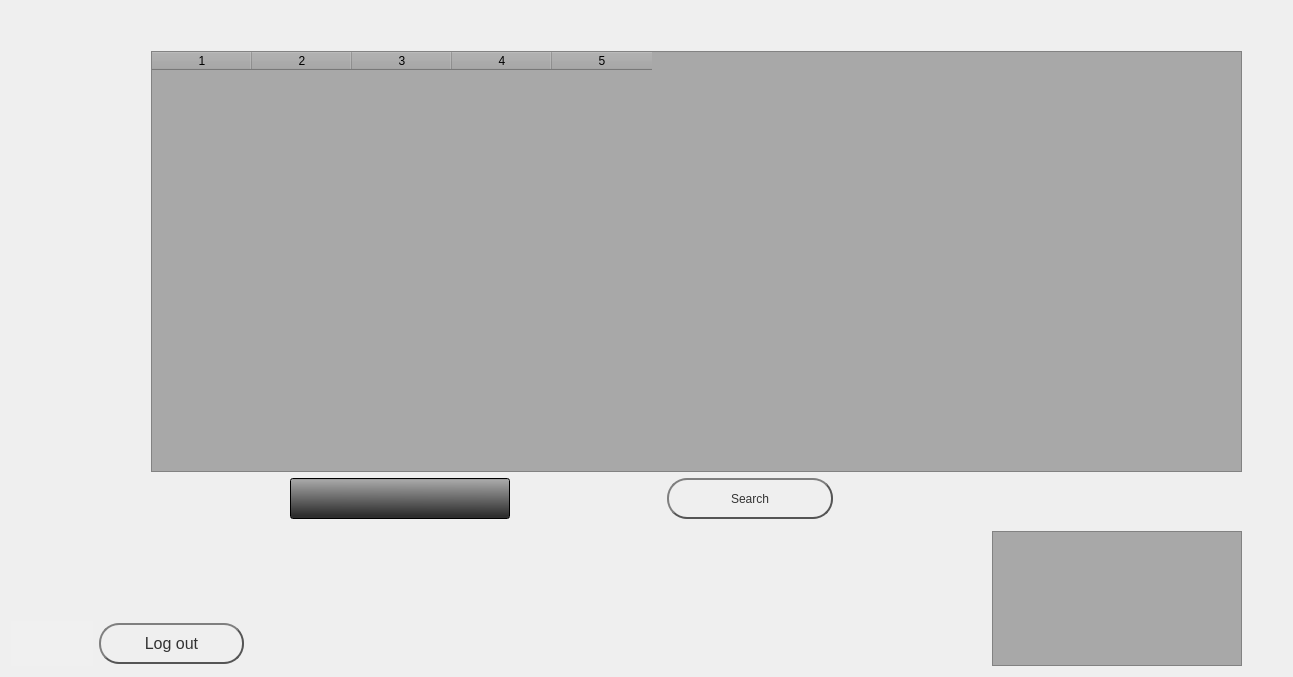
     <widget class="QWidget" name="U_Capavity">
      <attribute name="title">
       <string>Capacity</string>
      </attribute>
      <layout class="QHBoxLayout" name="horizontalLayout_4">
       <item>
        <layout class="QGridLayout" name="U_capacity_lay">
         <item row="4" column="5">
          <spacer name="horizontalSpacer_17">
           <property name="orientation">
            <enum>Qt::Horizontal</enum>
           </property>
           <property name="sizeHint" stdset="0">
            <size>
             <width>40</width>
             <height>20</height>
            </size>
           </property>
          </spacer>
         </item>
         <item row="4" column="2">
          <spacer name="horizontalSpacer_15">
           <property name="orientation">
            <enum>Qt::Horizontal</enum>
           </property>
           <property name="sizeHint" stdset="0">
            <size>
             <width>40</width>
             <height>20</height>
            </size>
           </property>
          </spacer>
         </item>
         <item row="4" column="3">
          <spacer name="verticalSpacer_29">
           <property name="orientation">
            <enum>Qt::Vertical</enum>
           </property>
           <property name="sizeHint" stdset="0">
            <size>
             <width>20</width>
             <height>40</height>
            </size>
           </property>
          </spacer>
         </item>
         <item row="3" column="0" rowspan="2" colspan="2">
          <layout class="QGridLayout" name="Cap_logo_lay">
           <item row="1" column="2">
            <spacer name="horizontalSpacer_16">
             <property name="orientation">
              <enum>Qt::Horizontal</enum>
             </property>
             <property name="sizeHint" stdset="0">
              <size>
               <width>40</width>
               <height>20</height>
              </size>
             </property>
            </spacer>
           </item>
           <item row="3" column="0">
            <widget class="QLabel" name="Logo_cap">
             <property name="minimumSize">
              <size>
               <width>82</width>
               <height>45</height>
              </size>
             </property>
             <property name="styleSheet">
              <string notr="true">background-color: rgba(255, 255, 255, 10);
image: url(:/newPrefix/images/backgrounds/PsLYIQ01.svg);</string>
             </property>
             <property name="text">
              <string>&lt;html&gt;&lt;head/&gt;&lt;body&gt;&lt;p align=&quot;center&quot;&gt;&lt;br/&gt;&lt;/p&gt;&lt;/body&gt;&lt;/html&gt;</string>
             </property>
            </widget>
           </item>
           <item row="2" column="0">
            <spacer name="verticalSpacer_23">
             <property name="orientation">
              <enum>Qt::Vertical</enum>
             </property>
             <property name="sizeHint" stdset="0">
              <size>
               <width>20</width>
               <height>40</height>
              </size>
             </property>
            </spacer>
           </item>
           <item row="3" column="1">
            <widget class="QPushButton" name="Log_out_but_cap">
             <property name="minimumSize">
              <size>
               <width>145</width>
               <height>41</height>
              </size>
             </property>
             <property name="maximumSize">
              <size>
               <width>145</width>
               <height>41</height>
              </size>
             </property>
             <property name="font">
              <font>
               <family>MS Shell Dlg 2</family>
               <pointsize>12</pointsize>
               <weight>50</weight>
               <italic>false</italic>
               <bold>false</bold>
              </font>
             </property>
             <property name="styleSheet">
              <string notr="true">QPushButton {
color: #333;
border: 2px solid #555;
border-radius: 20px;
border-style: outset;
font: 12pt &quot;MS Shell Dlg 2&quot;;
min-width:131px;
max-width:131px;
background: qradialgradient(
cx: 0.3, cy: -0.4, fx: 0.3, fy: -0.4,
radius: 1.35, stop: 0 #fff, stop: 1 #888
);
padding: 5px;
}

QPushButton:hover {
background: qradialgradient(
cx: 0.3, cy: -0.4, fx: 0.3, fy: -0.4,
radius: 1.35, stop: 0 #fff, stop: 1 #bbb
);
}

QPushButton:pressed {
border-style: inset;
background: qradialgradient(
cx: 0.4, cy: -0.1, fx: 0.4, fy: -0.1,
radius: 1.35, stop: 0 #fff, stop: 1 #ddd
);
}</string>
             </property>
             <property name="text">
              <string>Log out</string>
             </property>
            </widget>
           </item>
           <item row="1" column="1">
            <spacer name="verticalSpacer_22">
             <property name="orientation">
              <enum>Qt::Vertical</enum>
             </property>
             <property name="sizeHint" stdset="0">
              <size>
               <width>20</width>
               <height>40</height>
              </size>
             </property>
            </spacer>
           </item>
          </layout>
         </item>
         <item row="4" column="4">
          <spacer name="verticalSpacer_31">
           <property name="orientation">
            <enum>Qt::Vertical</enum>
           </property>
           <property name="sizeHint" stdset="0">
            <size>
             <width>20</width>
             <height>40</height>
            </size>
           </property>
          </spacer>
         </item>
         <item row="2" column="2">
          <widget class="QLineEdit" name="Search_ed_cap">
           <property name="minimumSize">
            <size>
             <width>220</width>
             <height>41</height>
            </size>
           </property>
           <property name="maximumSize">
            <size>
             <width>220</width>
             <height>41</height>
            </size>
           </property>
           <property name="palette">
            <palette>
             <active>
              <colorrole role="Button">
               <brush brushstyle="LinearGradientPattern">
                <gradient startx="0.482198000000000" starty="0.971000000000000" endx="0.497000000000000" endy="0.023000000000000" type="LinearGradient" spread="PadSpread" coordinatemode="ObjectBoundingMode">
                 <gradientstop position="0.033898300000000">
                  <color alpha="255">
                   <red>46</red>
                   <green>46</green>
                   <blue>46</blue>
                  </color>
                 </gradientstop>
                 <gradientstop position="1.000000000000000">
                  <color alpha="255">
                   <red>168</red>
                   <green>168</green>
                   <blue>168</blue>
                  </color>
                 </gradientstop>
                </gradient>
               </brush>
              </colorrole>
              <colorrole role="Base">
               <brush brushstyle="LinearGradientPattern">
                <gradient startx="0.482198000000000" starty="0.971000000000000" endx="0.497000000000000" endy="0.023000000000000" type="LinearGradient" spread="PadSpread" coordinatemode="ObjectBoundingMode">
                 <gradientstop position="0.033898300000000">
                  <color alpha="255">
                   <red>46</red>
                   <green>46</green>
                   <blue>46</blue>
                  </color>
                 </gradientstop>
                 <gradientstop position="1.000000000000000">
                  <color alpha="255">
                   <red>168</red>
                   <green>168</green>
                   <blue>168</blue>
                  </color>
                 </gradientstop>
                </gradient>
               </brush>
              </colorrole>
              <colorrole role="Window">
               <brush brushstyle="LinearGradientPattern">
                <gradient startx="0.482198000000000" starty="0.971000000000000" endx="0.497000000000000" endy="0.023000000000000" type="LinearGradient" spread="PadSpread" coordinatemode="ObjectBoundingMode">
                 <gradientstop position="0.033898300000000">
                  <color alpha="255">
                   <red>46</red>
                   <green>46</green>
                   <blue>46</blue>
                  </color>
                 </gradientstop>
                 <gradientstop position="1.000000000000000">
                  <color alpha="255">
                   <red>168</red>
                   <green>168</green>
                   <blue>168</blue>
                  </color>
                 </gradientstop>
                </gradient>
               </brush>
              </colorrole>
             </active>
             <inactive>
              <colorrole role="Button">
               <brush brushstyle="LinearGradientPattern">
                <gradient startx="0.482198000000000" starty="0.971000000000000" endx="0.497000000000000" endy="0.023000000000000" type="LinearGradient" spread="PadSpread" coordinatemode="ObjectBoundingMode">
                 <gradientstop position="0.033898300000000">
                  <color alpha="255">
                   <red>46</red>
                   <green>46</green>
                   <blue>46</blue>
                  </color>
                 </gradientstop>
                 <gradientstop position="1.000000000000000">
                  <color alpha="255">
                   <red>168</red>
                   <green>168</green>
                   <blue>168</blue>
                  </color>
                 </gradientstop>
                </gradient>
               </brush>
              </colorrole>
              <colorrole role="Base">
               <brush brushstyle="LinearGradientPattern">
                <gradient startx="0.482198000000000" starty="0.971000000000000" endx="0.497000000000000" endy="0.023000000000000" type="LinearGradient" spread="PadSpread" coordinatemode="ObjectBoundingMode">
                 <gradientstop position="0.033898300000000">
                  <color alpha="255">
                   <red>46</red>
                   <green>46</green>
                   <blue>46</blue>
                  </color>
                 </gradientstop>
                 <gradientstop position="1.000000000000000">
                  <color alpha="255">
                   <red>168</red>
                   <green>168</green>
                   <blue>168</blue>
                  </color>
                 </gradientstop>
                </gradient>
               </brush>
              </colorrole>
              <colorrole role="Window">
               <brush brushstyle="LinearGradientPattern">
                <gradient startx="0.482198000000000" starty="0.971000000000000" endx="0.497000000000000" endy="0.023000000000000" type="LinearGradient" spread="PadSpread" coordinatemode="ObjectBoundingMode">
                 <gradientstop position="0.033898300000000">
                  <color alpha="255">
                   <red>46</red>
                   <green>46</green>
                   <blue>46</blue>
                  </color>
                 </gradientstop>
                 <gradientstop position="1.000000000000000">
                  <color alpha="255">
                   <red>168</red>
                   <green>168</green>
                   <blue>168</blue>
                  </color>
                 </gradientstop>
                </gradient>
               </brush>
              </colorrole>
             </inactive>
             <disabled>
              <colorrole role="Button">
               <brush brushstyle="LinearGradientPattern">
                <gradient startx="0.482198000000000" starty="0.971000000000000" endx="0.497000000000000" endy="0.023000000000000" type="LinearGradient" spread="PadSpread" coordinatemode="ObjectBoundingMode">
                 <gradientstop position="0.033898300000000">
                  <color alpha="255">
                   <red>46</red>
                   <green>46</green>
                   <blue>46</blue>
                  </color>
                 </gradientstop>
                 <gradientstop position="1.000000000000000">
                  <color alpha="255">
                   <red>168</red>
                   <green>168</green>
                   <blue>168</blue>
                  </color>
                 </gradientstop>
                </gradient>
               </brush>
              </colorrole>
              <colorrole role="Base">
               <brush brushstyle="LinearGradientPattern">
                <gradient startx="0.482198000000000" starty="0.971000000000000" endx="0.497000000000000" endy="0.023000000000000" type="LinearGradient" spread="PadSpread" coordinatemode="ObjectBoundingMode">
                 <gradientstop position="0.033898300000000">
                  <color alpha="255">
                   <red>46</red>
                   <green>46</green>
                   <blue>46</blue>
                  </color>
                 </gradientstop>
                 <gradientstop position="1.000000000000000">
                  <color alpha="255">
                   <red>168</red>
                   <green>168</green>
                   <blue>168</blue>
                  </color>
                 </gradientstop>
                </gradient>
               </brush>
              </colorrole>
              <colorrole role="Window">
               <brush brushstyle="LinearGradientPattern">
                <gradient startx="0.482198000000000" starty="0.971000000000000" endx="0.497000000000000" endy="0.023000000000000" type="LinearGradient" spread="PadSpread" coordinatemode="ObjectBoundingMode">
                 <gradientstop position="0.033898300000000">
                  <color alpha="255">
                   <red>46</red>
                   <green>46</green>
                   <blue>46</blue>
                  </color>
                 </gradientstop>
                 <gradientstop position="1.000000000000000">
                  <color alpha="255">
                   <red>168</red>
                   <green>168</green>
                   <blue>168</blue>
                  </color>
                 </gradientstop>
                </gradient>
               </brush>
              </colorrole>
             </disabled>
            </palette>
           </property>
          </widget>
         </item>
         <item row="4" column="6">
          <widget class="QListView" name="Support_data_cap">
           <property name="minimumSize">
            <size>
             <width>250</width>
             <height>135</height>
            </size>
           </property>
           <property name="maximumSize">
            <size>
             <width>250</width>
             <height>135</height>
            </size>
           </property>
           <property name="styleSheet">
            <string notr="true">background-color: rgb(168, 168, 168);
</string>
           </property>
          </widget>
         </item>
         <item row="2" column="1">
          <spacer name="verticalSpacer_30">
           <property name="orientation">
            <enum>Qt::Vertical</enum>
           </property>
           <property name="sizeHint" stdset="0">
            <size>
             <width>20</width>
             <height>40</height>
            </size>
           </property>
          </spacer>
         </item>
         <item row="1" column="7">
          <spacer name="horizontalSpacer_14">
           <property name="orientation">
            <enum>Qt::Horizontal</enum>
           </property>
           <property name="sizeHint" stdset="0">
            <size>
             <width>40</width>
             <height>20</height>
            </size>
           </property>
          </spacer>
         </item>
         <item row="2" column="5" colspan="2">
          <widget class="QPushButton" name="Search_but_cap">
           <property name="minimumSize">
            <size>
             <width>166</width>
             <height>41</height>
            </size>
           </property>
           <property name="maximumSize">
            <size>
             <width>131</width>
             <height>41</height>
            </size>
           </property>
           <property name="styleSheet">
            <string notr="true">QPushButton {
color: #333;
border: 2px solid #555;
border-radius: 20px;
border-style: outset;
font: 12pt &quot;MS Shell Dlg 2&quot;;
min-width: 8em;
background: qradialgradient(
cx: 0.3, cy: -0.4, fx: 0.3, fy: -0.4,
radius: 1.35, stop: 0 #fff, stop: 1 #888
);
padding: 5px;
}

QPushButton:hover {
background: qradialgradient(
cx: 0.3, cy: -0.4, fx: 0.3, fy: -0.4,
radius: 1.35, stop: 0 #fff, stop: 1 #bbb
);
}

QPushButton:pressed {
border-style: inset;
background: qradialgradient(
cx: 0.4, cy: -0.1, fx: 0.4, fy: -0.1,
radius: 1.35, stop: 0 #fff, stop: 1 #ddd
);
}</string>
           </property>
           <property name="text">
            <string>Search</string>
           </property>
          </widget>
         </item>
         <item row="1" column="1" colspan="6">
          <widget class="QTableWidget" name="Objects_info_cap">
           <property name="minimumSize">
            <size>
             <width>1091</width>
             <height>421</height>
            </size>
           </property>
           <property name="maximumSize">
            <size>
             <width>1091</width>
             <height>421</height>
            </size>
           </property>
           <property name="styleSheet">
            <string notr="true">background-color: rgb(168, 168, 168);</string>
           </property>
           <property name="columnCount">
            <number>5</number>
           </property>
           <column/>
           <column/>
           <column/>
           <column/>
           <column/>
          </widget>
         </item>
         <item row="0" column="1">
          <spacer name="verticalSpacer_25">
           <property name="orientation">
            <enum>Qt::Vertical</enum>
           </property>
           <property name="sizeHint" stdset="0">
            <size>
             <width>20</width>
             <height>40</height>
            </size>
           </property>
          </spacer>
         </item>
        </layout>
       </item>
      </layout>
     </widget>
